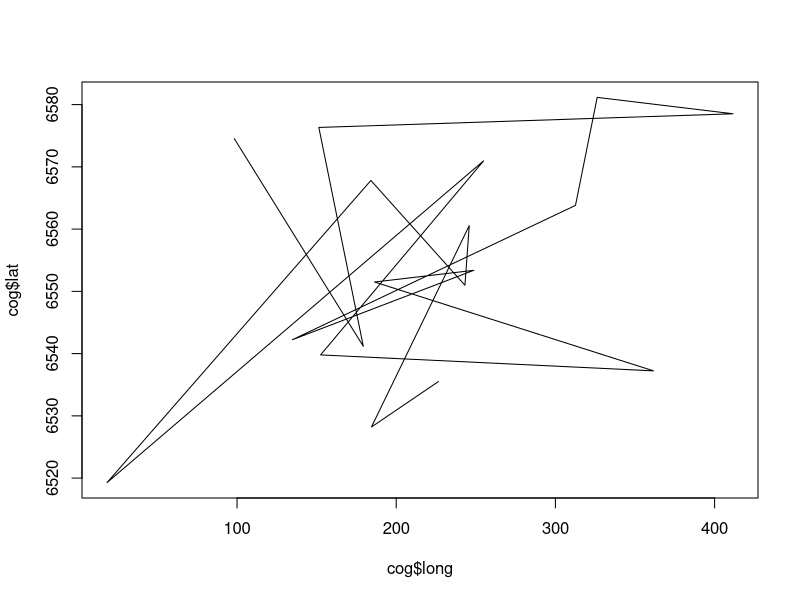

Recreate this plot in R. (Note: this script raises an error after producing the figure.)
rm(list=ls())


# Libraries
library(readr)
library(tidyverse)
library(ggrepel)

# Load data
#setwd('~/PhD DTU Aqua/(vii) BTS paper/COG')
cog <- read_csv("data/vast/cog.csv", quote = "\\\"")
names(cog) <- c('m','Year','cog','se')

cog <- cbind(subset(cog, m==1),subset(cog, m==2))
names(cog) <- c('m','year','long','se.long','m2','year2','lat','se.lat')
cog$m <- cog$year2 <- cog$m2 <- NULL
cog$latc <- cog$lat-cog$lat[1] 
cog$longc <- cog$long-cog$long[1]

plot(cog$long,cog$lat, type='l')

circles <- read.table(text="        x           y     sizes
    0 0 10", header=TRUE)

ii <- cut(cog$year, breaks = seq(min(cog$year), max(cog$year), len = 100), include.lowest = TRUE)
color <- colorRampPalette(c("blue", "skyblue2", "lightgoldenrodyellow","lightsalmon","indianred4"))(99)[ii]
cog$color <- color

windows()
ggplot(cog, aes(x=longc, y=latc, colour=year)) + geom_path(lwd=3) +
  theme_bw() + geom_point(size=3) +
  ylim(-70,70) + xlim(-220,220) +
  scale_color_gradient(low='blue', high='lightgreen') +
  theme(panel.grid.major = element_blank(), 
        panel.grid.minor = element_blank(), 
        panel.background = element_blank(), 
        line = element_blank(),
        panel.border = element_blank(),
        axis.line = element_line(colour = "black")) +
  theme(legend.position="none") + ylab('') + xlab('') +
  theme(axis.text = element_blank(),
        axis.title = element_text(size=14))+
  geom_vline(xintercept=0, lwd=1.25) + geom_hline(yintercept=0, lwd=1.25)

